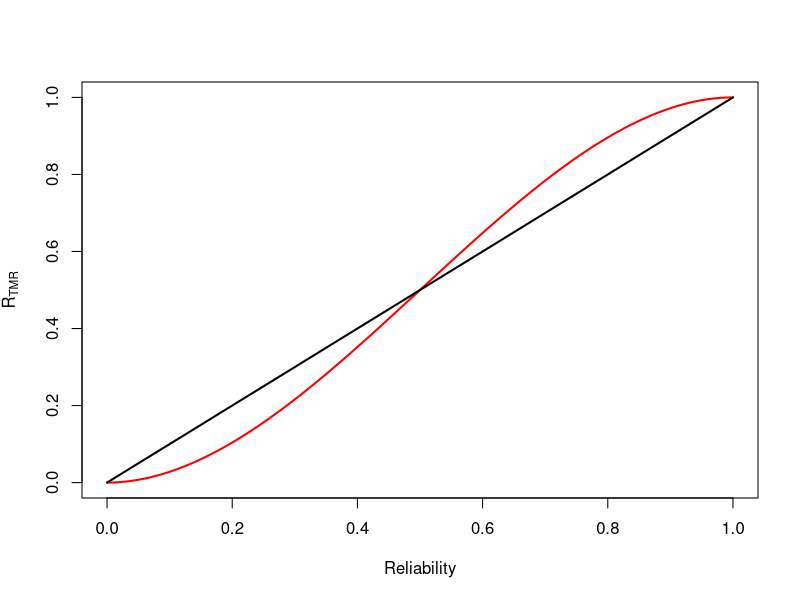

Reproduce this figure in R.
# TODO: Add comment
# 
# Author: claudio
###############################################################################



setwd("/home/claudio/workspace/grafici-stat2/alari/codiceR/grafici")

x <- (0:100) / 100
f <- function(x) {3*x^2*(1-x)+x^3}

y <- f(x)

pdf("triple_modular_redundancy.pdf")
plot(x,y,type="l",lwd=2,col="red",xlab="Reliability",ylab=expression(R[TMR]))
lines(x,x,lwd=2)
dev.off()